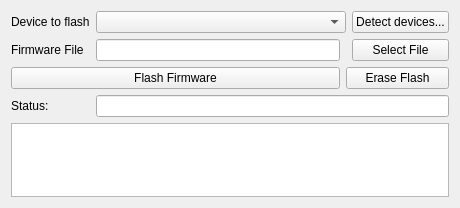
<?xml version="1.0" encoding="UTF-8"?>
<ui version="4.0">
 <class>mainw</class>
 <widget class="QWidget" name="mainw">
  <property name="geometry">
   <rect>
    <x>0</x>
    <y>0</y>
    <width>460</width>
    <height>208</height>
   </rect>
  </property>
  <property name="windowTitle">
   <string>mainw</string>
  </property>
  <layout class="QGridLayout" name="gridLayout">
   <item row="2" column="2" colspan="2">
    <widget class="QPushButton" name="pushButton_eraseFlash">
     <property name="text">
      <string>Erase Flash</string>
     </property>
    </widget>
   </item>
   <item row="0" column="1" colspan="2">
    <widget class="QComboBox" name="comboBox_detectedDevices"/>
   </item>
   <item row="0" column="0">
    <widget class="QLabel" name="label_deviceToFlash">
     <property name="text">
      <string>Device to flash</string>
     </property>
    </widget>
   </item>
   <item row="0" column="3">
    <widget class="QPushButton" name="pushButton_detectDevices">
     <property name="text">
      <string>Detect devices...</string>
     </property>
    </widget>
   </item>
   <item row="1" column="0">
    <widget class="QLabel" name="label_firmwareFile">
     <property name="text">
      <string>Firmware File</string>
     </property>
    </widget>
   </item>
   <item row="3" column="1" colspan="3">
    <widget class="QLineEdit" name="lineEdit_status">
     <property name="readOnly">
      <bool>true</bool>
     </property>
    </widget>
   </item>
   <item row="1" column="1">
    <widget class="QLineEdit" name="lineEdit_firmwareFile"/>
   </item>
   <item row="2" column="0" colspan="2">
    <widget class="QPushButton" name="pushButton_flashFirmware">
     <property name="text">
      <string>Flash Firmware</string>
     </property>
    </widget>
   </item>
   <item row="3" column="0">
    <widget class="QLabel" name="label_status">
     <property name="text">
      <string>Status:</string>
     </property>
    </widget>
   </item>
   <item row="1" column="3">
    <widget class="QPushButton" name="pushButton_selectFile">
     <property name="text">
      <string>Select File</string>
     </property>
    </widget>
   </item>
   <item row="4" column="0" colspan="4">
    <widget class="QTextEdit" name="log_text">
     <property name="readOnly">
      <bool>true</bool>
     </property>
    </widget>
   </item>
  </layout>
 </widget>
 <resources/>
 <connections/>
</ui>
